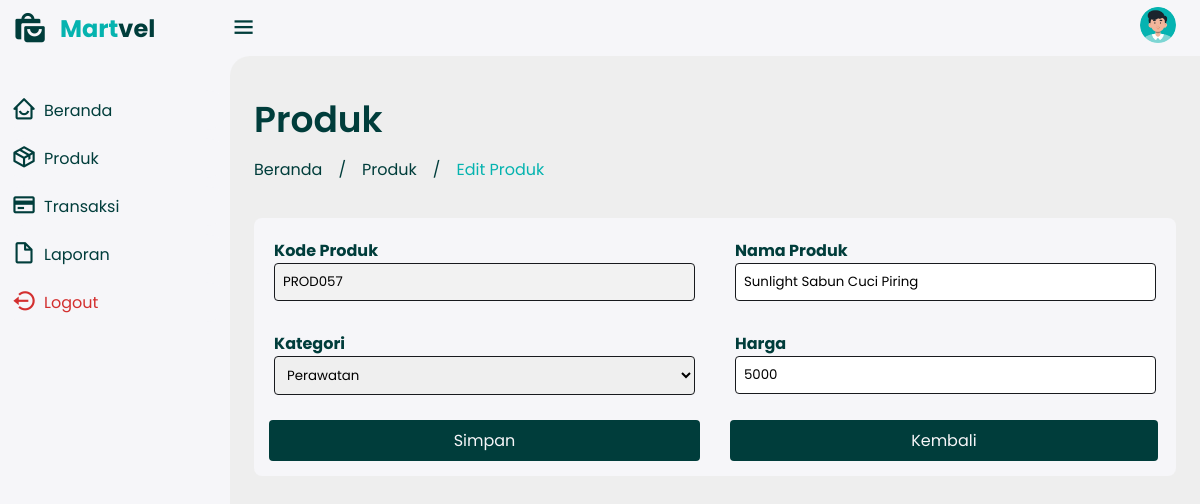
Page /editproduk.php?kodeproduk=PROD057 on the committed database.
### tables this page shows
CREATE TABLE `produk` (
  `kodeproduk` varchar(7) NOT NULL,
  `namaproduk` varchar(30) NOT NULL,
  `kategori` enum('Makanan','Minuman','Kesehatan','Elektronik','Perawatan') NOT NULL,
  `harga` int(9) NOT NULL
);

### editproduk.php (the view, shortened to what this page needs)
<!DOCTYPE html>
<html lang="en">
<head>
    <link rel="stylesheet" href="css/dashboard.css" />
    <link href="https://unpkg.com/boxicons@2.1.4/css/boxicons.min.css" rel="stylesheet" />
</head>
<body>
    <?php
    include 'sidebar.php';
    ?>
    <div class="content">
        <nav>
            <i class="bx bx-menu"></i>
            <a href="#" class="profile" id="profile-link">
                <img src="img/profile.jpg" />
            </a>
        </nav>
        <main>
            <div class="header">
                <div class="left">
                    <h1>Produk</h1>
                    <ul class="breadcrumb">
                        <li><a href="dashboard.php">Beranda</a></li>
                        <li>/</li>
                        <li><a href="produk.php">Produk</a></li>
                        <li>/</li>
                        <li><a href="editproduk.php" class="active">Edit Produk</a></li>
                    </ul>
                </div>
            </div>
            <?php
            include 'koneksi.php';
            $kodeproduk = $_GET['kodeproduk'];
            $sql = "SELECT * FROM produk WHERE kodeproduk = '$kodeproduk'";
            $query  = mysqli_query($conn, $sql);
            $row   = mysqli_fetch_array($query);
            $kategori = array(
                "Minuman" => "Minuman",
                "Makanan" => "Makanan",
                "Kesehatan" => "Kesehatan",
                "Elektronik" => "Elektronik",
                "Perawatan" => "Perawatan"
            );
            ?>
            <div class="modal2-body">
                <form id="formEditProduk" action="aksieditproduk.php" method="post">
                    <div class="form-group">
                        <div class="form-row">
                            <label for="kodeProduk">Kode Produk</label>
                            <input type="text" id="kodeproduk" name="kodeproduk" value="<?php echo $row['kodeproduk']; ?>" readonly />
                        </div>
                        <div class="form-row">
                            <label for="namaProduk">Nama Produk</label>
                            <input type="text" id="namaproduk" name="namaproduk" value="<?php echo $row['namaproduk']; ?>" />
                        </div>
                        <div class="form-row">
                            <label for="kategori">Kategori</label>
                            <select id="kategori" name="kategori">
                                <?php
                                foreach ($kategori as $key => $value) {
                                    $selected = ($row['kategori'] == $value) ? 'selected' : '';
                                    echo '<option value="' . $value . '" ' . $selected . '>' . $value . '</option>';
                                }
                                ?>
                            </select>
                        </div>
                        <div class="form-row">
                            <label for="harga">Harga</label>
                            <input type="text" id="harga" name="harga" value="<?php echo $row['harga']; ?>" />
                        </div>
                        <button class="btn btn-primary" id="btnSimpan" type="submit">Simpan</button>
                        <a href="produk.php">
                            <button class="btn btn-secondary" id="btnKembali" type="button">Kembali</button>
                        </a>
                    </div>
                </form>
            </div>
    </div>
</body>
</html>

### css/dashboard.css (style rules this page uses)
:root { --primary: #003d3b; --primary2: #05b3af; --light: #f6f6f9; --grey: #eee; --dark: #181a1e; --danger: #d32f2f; --light-danger: #fecdd3; --dark-danger: #6b1919; --warning: #fbc02d; --light-warning: #fff2c6; --success: #388e3c; --light-success: #bbf7d0; }
* { margin: 0; padding: 0; box-sizing: border-box; font-family: "Poppins", sans-serif; }
.bx { font-size: 1.7rem; }
a { text-decoration: none; }
li { list-style: none; }
html { overflow-x: hidden; }
body { background: var(--grey); overflow-x: hidden; }
.content { position: relative; width: calc(100% - 230px); left: 230px; transition: all 0.3s ease; }
.content nav { height: 56px; background: var(--light); padding: 0 24px 0 0; display: flex; align-items: center; grid-gap: 24px; position: sticky; top: 0; left: 0; z-index: 1000; justify-content: space-between; }
.content nav::before { content: ""; position: absolute; width: 40px; height: 40px; bottom: -40px; left: 0; border-radius: 50%; box-shadow: -20px -20px 0 var(--light); }
.content nav a { color: var(--primary); }
.content nav .bx.bx-menu { cursor: pointer; color: var(--primary); }
.content nav .profile img { width: 36px; height: 36px; object-fit: cover; border-radius: 50%; }
.content main { width: 100%; padding: 36px 24px; max-height: calc(100vh - 56px); overflow-x: auto; }
.content main .header { display: flex; align-items: center; justify-content: space-between; grid-gap: 16px; flex-wrap: wrap; }
.content main .header .left h1 { font-size: 36px; font-weight: 600; margin-bottom: 10px; color: var(--primary); }
.content main .header .left .breadcrumb { display: flex; align-items: center; grid-gap: 16px; }
.content main .header .left .breadcrumb li { color: var(--primary); }
.content main .header .left .breadcrumb li a { color: var(--dark-grey); }
.content main .header .left .breadcrumb li a.active { color: var(--primary2); }
.content main .form-group { display: grid; grid-template-columns: repeat(auto-fit, minmax(300px, 1fr)); margin-top: 36px; background-color: var(--light); padding: 10px; grid-gap: 20px; border-radius: 8px; overflow: hidden; color: var(--primary); }
.content main .form-group .form-row { padding: 10px; margin-bottom: -10px; }
.content main .form-group label { font-weight: bold; }
.content main .form-group input[type="text"], .content main .form-group input[type="date"], .content main .form-group input[type="number"], .content main .form-group select { width: 100%; padding: 8px; border: 1px solid var(--dark); border-radius: 4px; }
.content main .form-group button { margin-top: 20px; margin-bottom: 10px; padding: 8px 16px; border: none; background-color: var(--primary); color: var(--light); border-radius: 4px; cursor: pointer; transition: transform 0.2s; justify-content: center; }
.content main .form-group a button { width: 97%; }
.content main .form-group:last-child { margin-top: 36px; display: grid; grid-template-columns: repeat(2, minmax(150px, 1fr)); grid-gap: 20px; }
.content main .form-group:last-child button { padding: 8px 24px; border-radius: 4px; display: flex; align-items: center; grid-gap: 8px; cursor: pointer; margin: 5px; transition: transform 0.2s; }
.btn { cursor: pointer; padding: 10px 20px; border: none; border-radius: 5px; font-size: 16px; color: var(--light); transition: background-color 0.3s; }
.btn-primary { background-color: #006967; }
.btn-secondary { background-color: var(--primary); }
input:read-only { background-color: #f2f2f2; }
*, *:before, *:after { -webkit-box-sizing: border-box; -moz-box-sizing: border-box; box-sizing: border-box; }

### rows in the picture
produk: kodeproduk "PROD057", namaproduk "Sunlight Sabun Cuci Piring", harga "5000"

### other values in the picture
form field kategori "Perawatan"
